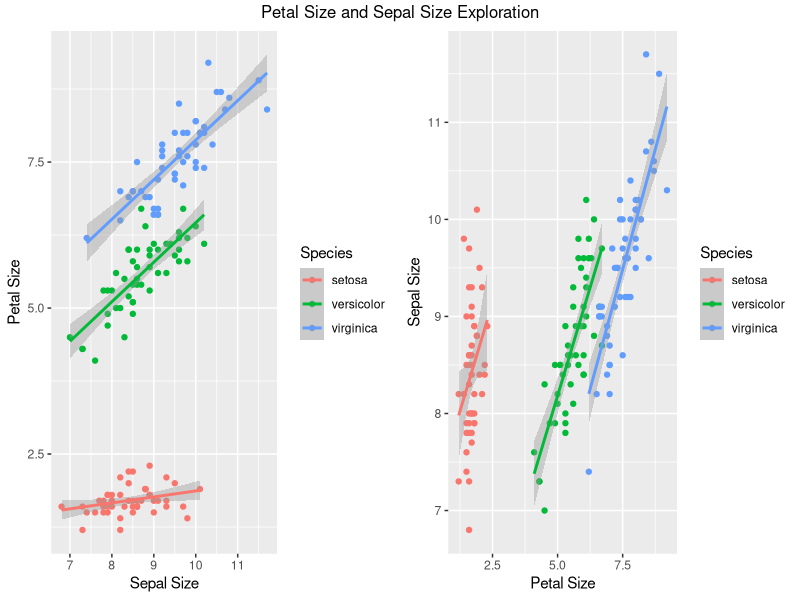

This chart was generated by the following R code:
## ---- chunk 1
knitr::opts_chunk$set(echo = F, message = F, warning = F)
## ---- chunk 2
library(tidyverse)
library(grid)
library(gridExtra)
data(iris)
head(iris, 3)
## ---- chunk 3
iris %>% 
  group_by(Species) %>% 
  summarise(avg.sepal.size = mean(Sepal.Length + Sepal.Width),
            sepal.sd = sd(Sepal.Length + Sepal.Width),
            avg.petal.size = mean(Petal.Length + Petal.Width),
            petal.sd = sd(Petal.Length + Petal.Width),
            total.size = avg.sepal.size + avg.petal.size) %>% 
  arrange(desc(total.size))
## ---- chunk 4
iris <- iris %>% 
  mutate(sepal.size = Sepal.Length + Sepal.Width, 
         petal.size = Petal.Length + Petal.Width)

p1 <- iris %>% 
  ggplot(aes(x = sepal.size, y = petal.size, col = Species)) +
  geom_point() +
  geom_smooth(method="lm") +
  labs(x = "Sepal Size", y="Petal Size")

p2 <- iris %>% 
  ggplot(aes(y = sepal.size, x = petal.size, col = Species)) +
  geom_point() +
  geom_smooth(method="lm") +
  labs(x = "Petal Size", y = "Sepal Size")

grid.arrange(p1, p2, ncol = 2, top="Petal Size and Sepal Size Exploration")
## ---- chunk 5
cor(iris$sepal.size, iris$petal.size)
